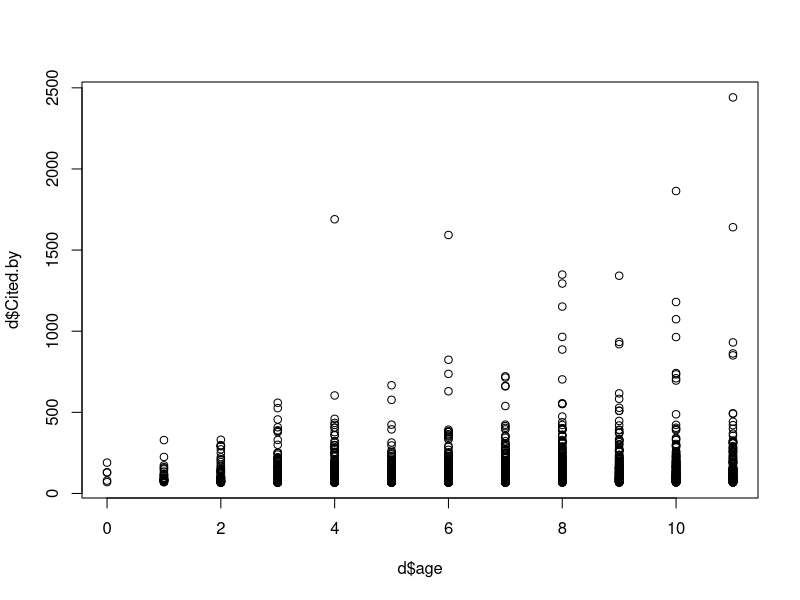
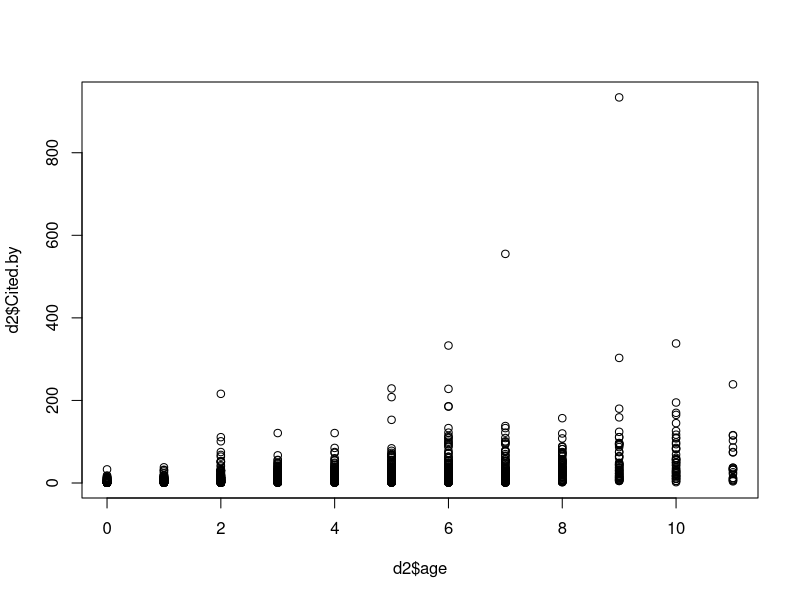

Recreate these plots in R, in order. (Note: this script raises an error after producing the figures.)
d = read.csv('citescore_anl/scopus_climate_allyears.csv')
plot(d$age, d$Cited.by) 
corel <- lm(d$Cited.by~d$age)
print(summary(corel))

d2 = read.csv('citescore_anl/scopus_paleontology_allyears.csv')
d2$age = 2017 - d2$Year
plot(d2$age, d2$Cited.by) 
corel <- lm(d2$Cited.by~d2$age)
print(summary(corel))

d4 = read.csv('citescore_anl/scopus_structure_allyears.csv')
d4$age = 2017 - d4$Year
plot(d4$age, d3$Cited.by) 
corel <- lm(d3$Cited.by~d3$age)
print(summary(corel))
